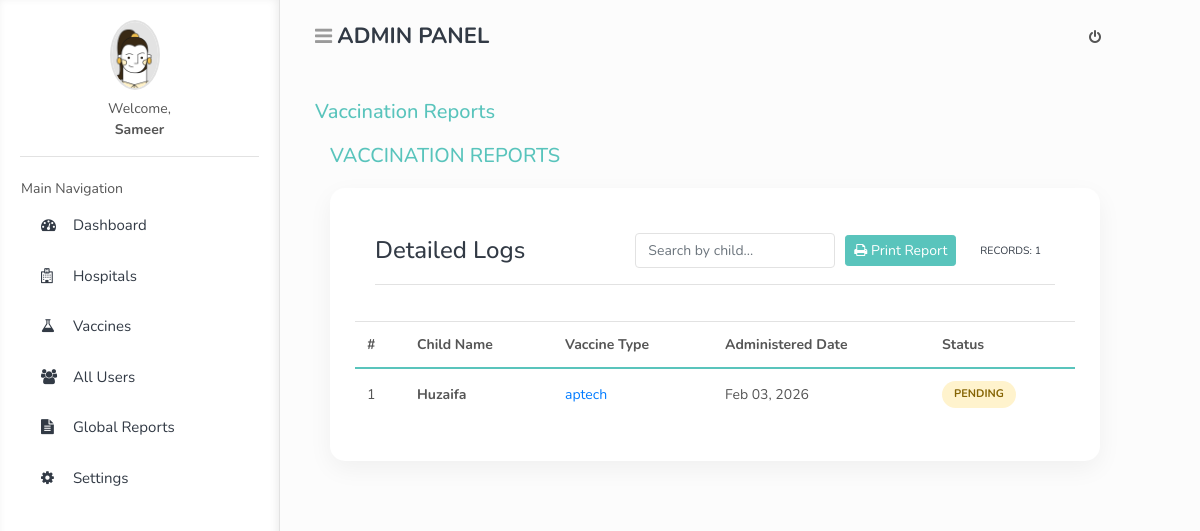
/hospitalDashboard/reportes.php (signed in), run on an earlier commit of the app's database.
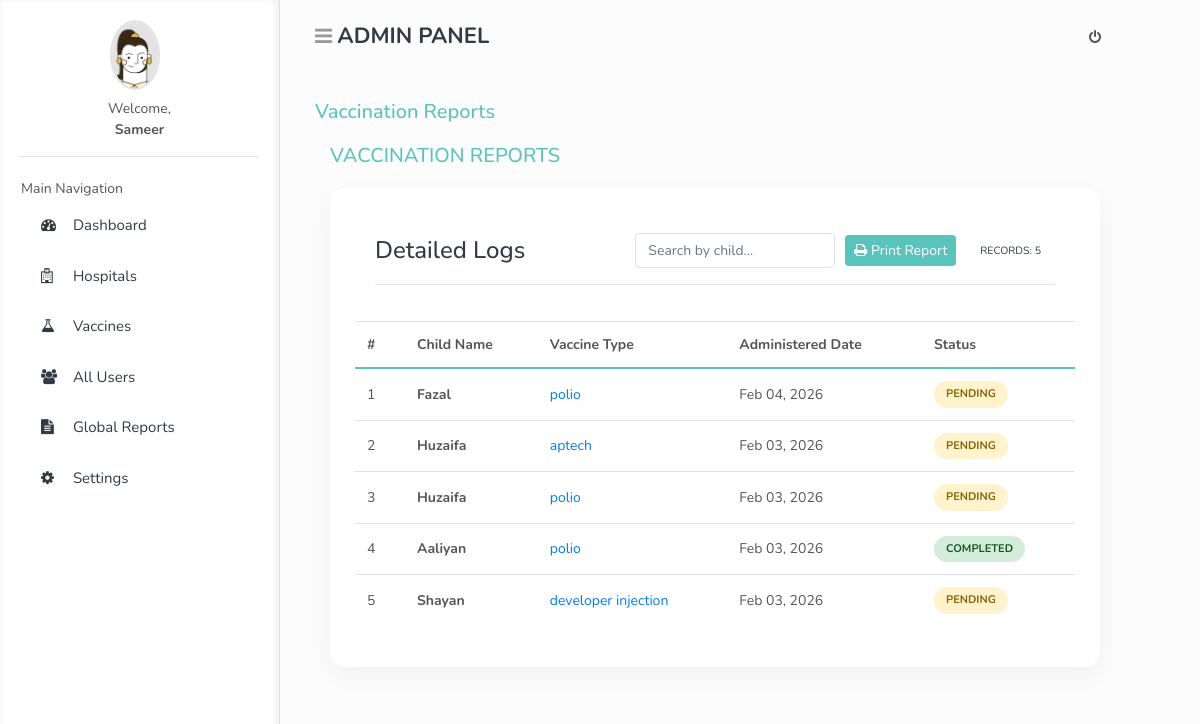
And on a later commit of the database.
### tables this page shows
CREATE TABLE `users` (
  `id` int(11) NOT NULL,
  `username` varchar(50) NOT NULL,
  `email` varchar(100) NOT NULL,
  `password` varchar(255) NOT NULL,
  `role` enum('admin','parent','hospital') NOT NULL,
  `profile_pic` varchar(255) DEFAULT 'user.png'
);

CREATE TABLE `bookings` (
  `id` int(11) NOT NULL,
  `child_id` int(11) DEFAULT NULL,
  `hospital_id` int(11) DEFAULT NULL,
  `vaccine_name` varchar(100) DEFAULT NULL,
  `booking_date` date DEFAULT NULL,
  `status` varchar(30) DEFAULT NULL,
  `created_at` timestamp NOT NULL DEFAULT current_timestamp()
);

CREATE TABLE `children` (
  `child_id` int(11) NOT NULL,
  `parent_id` int(11) NOT NULL,
  `child_name` varchar(100) NOT NULL,
  `birth_date` date NOT NULL,
  `vaccination_status` varchar(50) DEFAULT 'Pending'
);

### hospitalDashboard/reportes.php (the view, shortened to what this page needs)
<?php
$pageTitle = "Vaccination Reports";
include '../base/header.php';
include '../includes/db.php';
$hospitalId = $_SESSION['hospital_id'] ?? 0;
$role = $_SESSION['role'] ?? '';
$whereClause = ($role === 'hospital') ? "WHERE b.hospital_id = $hospitalId" : "";
$query = "SELECT c.child_name, b.vaccine_name, b.booking_date, b.status
          FROM bookings b
          JOIN children c ON c.child_id = b.child_id
          $whereClause
          ORDER BY b.booking_date DESC";
$result = mysqli_query($conn, $query);
?>
<section class="content">
    <div class="container-fluid">
        <div class="block-header no-print">
            <h2>VACCINATION REPORTS</h2>
        </div>
        <div class="card report-card">
            <div class="header no-print">
                <div class="row align-items-center">
                    <div class="col-md-4">
                        <h4 class="m-0">Detailed Logs</h4>
                    </div>
                    <div class="col-md-8 text-right">
                        <div class="d-flex justify-content-end align-items-center" style="gap:10px;">
                            <input type="text" id="reportSearch" class="form-control" style="max-width:200px;" placeholder="Search by child...">
                            <button onclick="window.print()" class="btn btn-primary btn-sm">
                                <i class="fa fa-print"></i> Print Report
                            </button>
                            <span class="badge bg-blue">Records: <?= mysqli_num_rows($result); ?></span>
                        </div>
                    </div>
                </div>
                <hr>
            </div>
            <div class="table-responsive">
                <table class="table table-hover align-middle" id="reportTable">
                    <thead>
                        <tr>
                            <th style="width:50px;">#</th>
                            <th>Child Name</th>
                            <th>Vaccine Type</th>
                            <th>Administered Date</th>
                            <th>Status</th>
                        </tr>
                    </thead>
                    <tbody>
                        <?php
                        $i = 1;
                        if (mysqli_num_rows($result) > 0):
                            while ($r = mysqli_fetch_assoc($result)):
                                $status = trim((string)$r['status']);
                                $badgeClass = 'status-other';
                                if (strtolower($status) === 'pending') $badgeClass = 'status-pending';
                                if (in_array(strtolower($status), ['done','completed','vaccinated'], true)) $badgeClass = 'status-done';
                        ?>
                            <tr>
                                <td><?= $i++ ?></td>
                                <td><strong><?= htmlspecialchars($r['child_name']) ?></strong></td>
                                <td><span class="text-primary"><?= htmlspecialchars($r['vaccine_name'] ?? 'N/A') ?></span></td>
                                <td><?= date('M d, Y', strtotime($r['booking_date'])) ?></td>
                                <td>
                                    <span class="status-pill <?= $badgeClass ?>">
                                        <?= htmlspecialchars($status ?: 'Unknown') ?>
                                    </span>
                                </td>
                            </tr>
                        <?php endwhile; else: ?>
                            <tr><td colspan="5" class="text-center py-4 text-muted">No vaccination records found.</td></tr>
                        <?php endif; ?>
                    </tbody>
                </table>
            </div>
        </div>
    </div>
</section>
<?php include '../base/footer.php'; ?>

### base/header.php (shortened to what this page needs)
<?php
include "../includes/db.php";
$userId   = $_SESSION['user_id'];
$role     = strtolower($_SESSION['role']);
$username = htmlspecialchars($_SESSION['username']);
$picQuery = mysqli_query($conn, "SELECT profile_pic FROM users WHERE id = '$userId'");
$picRow   = mysqli_fetch_assoc($picQuery);
$userPic  = (!empty($picRow['profile_pic'])) ? $picRow['profile_pic'] : 'user.png';
$dash_link = "dashboard.php";
if($role == 'admin') $dash_link = "index.php";
$pageTitle = $pageTitle ?? ucfirst($role) . " Dashboard";
?>
<!doctype html>
<html lang="en">
<head>
    <link rel="stylesheet" href="../assets/vendor/bootstrap/css/bootstrap.min.css">
    <link rel="stylesheet" href="../assets/vendor/font-awesome/css/font-awesome.min.css">
    <link rel="stylesheet" href="../assets/css/main.css">
</head>
<body data-theme="light" class="font-nunito">
<div id="wrapper" class="theme-cyan">
    <nav class="navbar navbar-fixed-top">
        <div class="container-fluid">
            <div class="navbar-brand">
                <button type="button" class="btn-toggle-offcanvas"><i class="fa fa-bars"></i></button>
                <a href="<?= $dash_link ?>"> <?= strtoupper($role) ?> PANEL</a>
            </div>
            <div class="navbar-right">
                <ul class="nav navbar-nav">
                    <li><a href="../logout.php" class="icon-menu"><i class="fa fa-power-off"></i></a></li>
                </ul>
            </div>
        </div>
    </nav>
    <div id="left-sidebar" class="sidebar">
        <div class="sidebar-scroll">
            <div class="user-account text-center">
                <img src="../assets/images/<?= $userPic ?>" class="rounded-circle user-photo" width="70" style="height:70px; object-fit: cover;">
                <p class="mt-2 mb-0">Welcome,</p>
                <strong><?= $username ?></strong>
                <hr>
            </div>
            <nav id="left-sidebar-nav" class="sidebar-nav">
                <ul class="metismenu">
                    <li class="header">Main Navigation</li>
                    <li><a href="<?= $dash_link ?>"><i class="fa fa-dashboard"></i> Dashboard</a></li>
                    <?php if($role == 'admin'): ?>
                        <li><a href="hospitalslist.php"><i class="fa fa-hospital-o"></i> Hospitals</a></li>
                        <li><a href="vaccines.php"><i class="fa fa-flask"></i> Vaccines</a></li>
                        <li><a href="users.php"><i class="fa fa-users"></i> All Users</a></li>
                        <li><a href="reports.php"><i class="fa fa-file-text"></i> Global Reports</a></li>
                        <li><a href="settings.php"><i class="fa fa-cog"></i> Settings</a></li>
                    <?php elseif($role == 'hospital'): ?>
                        <li><a href="appointments.php"><i class="fa fa-calendar"></i> Appointments</a></li>
                        <li><a href="manageRequests.php"><i class="fa fa-envelope"></i> Association Requests</a></li>
                        <li><a href="reportes.php"><i class="fa fa-file-text"></i> Vaccination Logs</a></li>
                    <?php endif; ?>
                </ul>
            </nav>
        </div>
    </div>
    <div id="main-content">
        <div class="container-fluid">
            <div class="block-header" style="padding-top: 20px;">
                <h2><?= $pageTitle ?></h2>
            </div>

### base/footer.php (shortened to what this page needs)
    </div>
</div>
</div>
</body>
</html>

### hospitalDashboard/reportes.php (style rules this page uses)
.report-card { border-radius:15px; box-shadow:0 8px 25px rgba(0,0,0,0.05); padding:25px; background:#fff; border:none; }
.status-pill { padding:5px 12px; border-radius:20px; font-size:11px; font-weight:700; display:inline-block; text-transform:uppercase; }
.status-pending { background:#fff3cd; color:#856404; }
.status-done { background:#d4edda; color:#155724; }

What changed in the data, as far as the page shows it:
added bookings: child.child_name "Fazal", vaccine_name "polio", booking_date "Feb 04, 2026", status "PENDING"
added bookings: child.child_name "Huzaifa", vaccine_name "polio", booking_date "Feb 03, 2026", status "PENDING"
added bookings: child.child_name "Aaliyan", vaccine_name "polio", booking_date "Feb 03, 2026", status "COMPLETED"
added bookings: child.child_name "Shayan", vaccine_name "developer injection", booking_date "Feb 03, 2026", status "PENDING"
Also different on the page:
mysqli_num_rows($result): "1" → "5"
